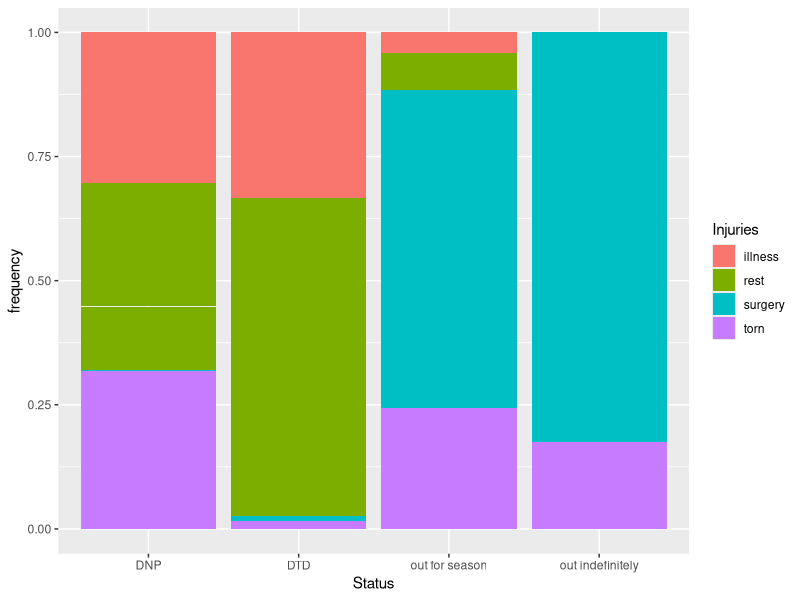

Recreate this plot in R.
library("tidyverse")
library("ggplot2")
setwd("~/info201/projects/project-JahMeat")

# Retrieve Dataset

nba_injuries <- read.csv("data/injuries.csv")
View(nba_injuries)

nba_injuries <- nba_injuries %>% 
  mutate(Injuries = str_extract(Notes, "[^\\(]+"),
         Status = str_extract(Notes, "(?<=\\()([^()]*?)(?=\\)[^()]*$)"),
         year = str_extract(Date, "....")
  )

nba_injuries$Injuries <- str_extract(nba_injuries$Injuries, "\\w+")

nba_injuries <- nba_injuries %>% 
  group_by(Status) %>% 
  mutate(frequency = length(Status)) %>% 
  filter(Injuries == "surgery" | Injuries == "rest" | Injuries == "torn" | Injuries == "illness") %>% 
  filter(Status == "out indefinitely" | Status == "DNP" | Status == "DTD" | Status == "out for season")

injury_plot <- ggplot(data = nba_injuries) +
  geom_col(
    mapping = aes(x = Status, y = frequency, fill = Injuries),
    position = "fill"
  )

plot(injury_plot)
